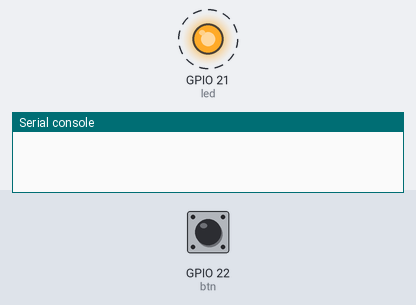
A program run on a simulated ESP32 board running MicroPython. On the bench: output pins drawn as LEDs (lit = HIGH), the last lines printed to the serial console. Dashed ring = blinking. Inputs (shaded band) come from the test bench; at power-on: GPIO 22 (btn) HIGH. At 1.3 s the program stops and its outputs stay as they are.

Above: at 1.25 s.
1.3 s: GPIO 22 (btn) pulled LOW for 0.15 s
At 2.2 s:
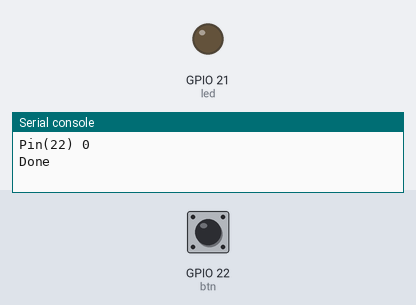
Timing chart, 0 to 2.8 s (numbered marks = the images above; inputs shaded):
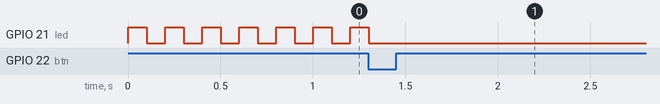

Measured:
- after the input at 1.3 s, GPIO 21 (led): goes on until 1.3 s, then stays LOW
- by itself, GPIO 21 (led): alternates HIGH for 0.10 s and LOW for 0.10 s

The program:

led_push_button_irq-1.py
```python
# file: led_push_button_irq-1.py
# -- LED toggle with stop push button (interrupt-driven)
# Date: 2020-04-22

from machine import Pin
from micropython import const
import utime as time

BTN_GPIO = const(22) # use GPIO-22 for push-button input
LED_GPIO = const(21) # use GPIO-21 for LED output

# create objects from machine.Pin
led = Pin( LED_GPIO, mode=Pin.OUT )
btn = Pin( BTN_GPIO, mode=Pin.IN, pull=Pin.PULL_UP )

def btn_handler(pin): # interrupt handler for Button pin
    global stop
    print( pin, pin.value() )
    stop = True

# enable interrupt handler for Button pin
btn.irq( handler=btn_handler, trigger=Pin.IRQ_FALLING )

stop  = False
state = False
try:
    while True:
        if stop:
            led.value(0)    # turn off the LED
            break           # exit loop
        state = not state   # toggle state
        led.value( state )  # write value to output pin
        time.sleep_ms(100)  # sleep for 0.1 seconds
except KeyboardInterrupt:
    print('Terminated...')
finally:
    btn.irq( handler=None )
    print('Done')
```
